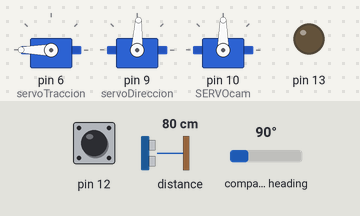
Simulated run of this sketch. Board: Arduino Uno, built with avr-gcc and run on an emulated ATmega328P. Parts: 3 × servo, output pins drawn as LEDs (lit = HIGH). The inputs (shaded band) are chosen by the test bench; at power-on: distance to the obstacle 80 cm, pin 12 HIGH, compass heading 90°. The echo pulse lasts 58.3 µs per cm.

Above: at 1.2 s.
1.3 s: distance to the obstacle set to 8 cm
2.8 s: distance to the obstacle set to 5 cm
At 3.6 s:
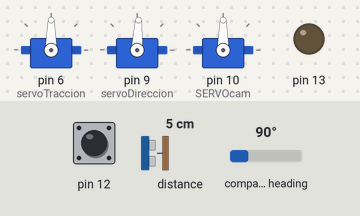
At 5.2 s:
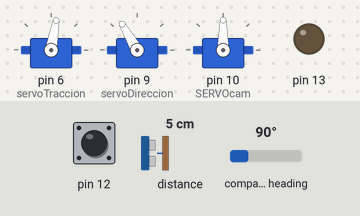
Timing chart, 0 to 6.7 s (numbered marks = the images above; inputs shaded):
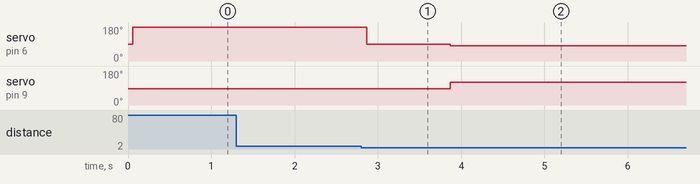

The sketch:

SEGUIDOR_V1.11.ino
```cpp
//
#include <Wire.h>
#include <Adafruit_Sensor.h>
#include <Adafruit_HMC5883_U.h>

/* Asignar un ID único al sensor */
Adafruit_HMC5883_Unified mag = Adafruit_HMC5883_Unified(12345);


#include <HCSR04.h>
HCSR04 hc(2, new int[4]{3, 4, 5, 7}, 4); //initialisation class HCSR04 (trig pin , echo pin, number of sensor)

#include <Servo.h>
Servo servoTraccion;
Servo servoDireccion;
Servo SERVOcam;
int i=0;
int dir=80;
int distDE=15;  // SENSOR 0 derecho
int distFR=110; // SENSOR 1 frontal
int distIZ=15;  // SENSOR 2 izquierdo
int distTR=15;  // SENSOR 3 trasero
int Izda=120;
int Dcha=60;
int Recto=87;
int Para=90;
int Avanza=0;
int Retrocede=180;
int offsetX=0;
int offsetY=0;

void setup()
{ Serial.begin(9600);
pinMode (12, INPUT);
pinMode (13, OUTPUT);

mag.begin();

servoTraccion.attach(6);  // 0 AVANZA   90 STOP    180 RETROCEDE
servoDireccion.attach(9);  // 52 DCHA   87 RECTO   122 IZDA
SERVOcam.attach(10);      // 0 DCHA   90 RECTO   180 IZDA
servoTraccion.write(Para);
servoDireccion.write(Recto);
SERVOcam.write(90);

while (digitalRead(12) == LOW) {
    digitalWrite(13, HIGH);
    delay(100);
    digitalWrite(13, LOW);
    delay(100);
  }

 }

void desaparcaIzda(){
distTR = hc.dist(3);
  delay(50);

    if (distTR > 6) {
        servoTraccion.write(Retrocede);
    }
    else {
          servoTraccion.write(Para);
          delay(1000);}

if (distTR < 7) {
        girar90Izquierda();
    }
}

void girar90Izquierda() {

  sensors_event_t event;
  mag.getEvent(&event);
  float rumboAntesDeGirar = atan2(event.magnetic.y, event.magnetic.x) * 180 / PI;
  if (rumboAntesDeGirar < 0) rumboAntesDeGirar += 360;

  float rumboDeseado = rumboAntesDeGirar - 90;
  if (rumboDeseado < 0) rumboDeseado += 360;


  float error = 90; // 90 es lo que queremos girar

  while (abs(error) > 3) {
    mag.getEvent(&event);
    float actual = atan2(event.magnetic.y, event.magnetic.x) * 180 / PI;
    if (actual < 0) actual += 360;

    error = rumboDeseado - actual;

    if (error > 180) error -= 360;
    if (error < -180) error += 360;

    servoDireccion.write(Izda);
    servoTraccion.write(80);
  }

  // 5. FINALIZAR
  servoDireccion.write(Recto);
  servoTraccion.write(Para);
}


void giroCCW(){
 servoTraccion.write(0);
   servoDireccion.write(dir);

distIZ=hc.dist(2);// SENSOR 2 izquierdo
delay(30);
distFR=hc.dist(1);// SENSOR 1 frontal
delay(30);

if (distFR>20)
{
dir=(80+3*(-15+distIZ)); //15 es la distancia a la pared y *3 es el factor de coreección de la dirección
}

else {
  while (distIZ>15)
    {dir=60;
    servoDireccion.write(dir);
    distFR=hc.dist(2);// SENSOR 2 izquierdo
    delay(30);}
    }

dir = constrain(dir, 60, 100);// 40 DCHA   80 RECTO   120 IZDA

servoDireccion.write(dir);// 40 DCHA   80 RECTO   120 IZDA
/*
Serial.print("dist=");
Serial.print(distIZ);
Serial.print("    dir=");
Serial.println(dir);*/
}


void loop()
{
  desaparcaIzda();

}
```

Measured:
- the behaviour switches between 7 and 6 cm on distance to the obstacle (found by bisection; images 0 and 1)
- after the input at 1.3 s, every drawn part: stays the same
- after the input at 2.8 s, servo on pin 6 (servoTraccion): 180° → 90° after 0.06 s, → 80° 1.0 s later; servo on pin 9 (servoDireccion): 87° → 120° after 1.1 s
